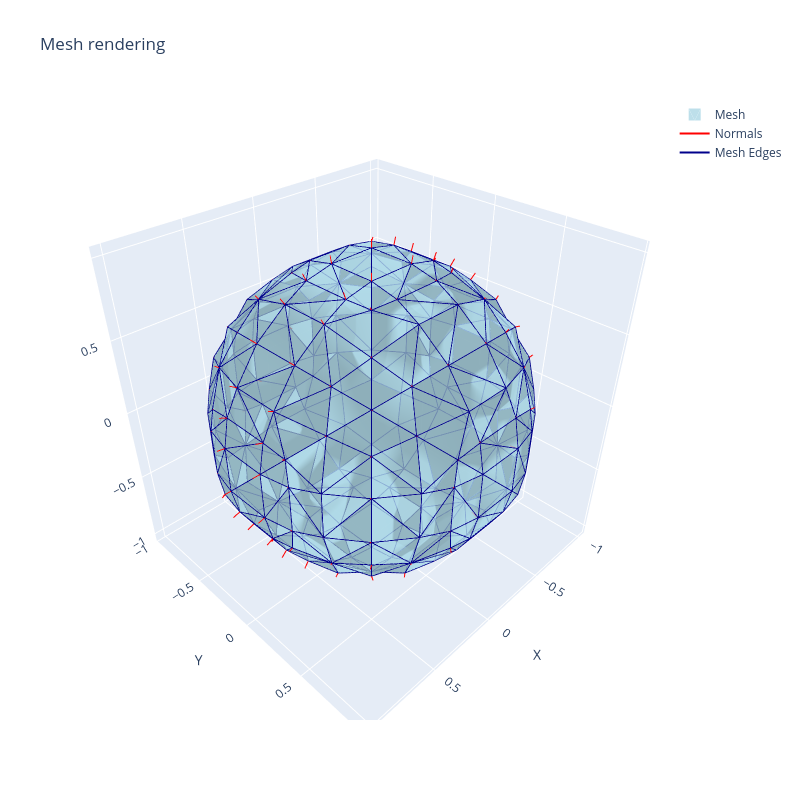

This figure's notebook cell:
### Code cell
util.visualize_mesh(final_mesh, plot_normals=True, plot_wireframe=True)

### Figure 1 — Plotly figure (JSON) as saved in the notebook; plotly's stock layout.template omitted (floating-point values rounded to 4 significant figures; data arrays with more than 128 entries replaced by an {"elided": "..."} marker saying what was removed)
{"data": [{"color": "lightblue", "i": {"elided": "444 int values"}, "j": {"elided": "444 int values"}, "k": {"elided": "444 int values"}, "name": "Mesh", "opacity": 0.8, "showlegend": true, "type": "mesh3d", "x": {"elided": "224 float values"}, "y": {"elided": "224 float values"}, "z": {"elided": "224 float values"}}, {"line": {"color": "red", "width": 2}, "mode": "lines", "name": "Normals", "type": "scatter3d", "x": {"elided": "672 float values"}, "y": {"elided": "672 float values"}, "z": {"elided": "672 float values"}}, {"line": {"color": "darkblue", "width": 2}, "mode": "lines", "name": "Mesh Edges", "showlegend": true, "type": "scatter3d", "x": {"elided": "3996 float values"}, "y": {"elided": "3996 float values"}, "z": {"elided": "3996 float values"}}], "layout": {"height": 800, "scene": {"aspectmode": "data", "xaxis": {"title": {"text": "X"}}, "yaxis": {"title": {"text": "Y"}}, "zaxis": {"title": {"text": "Z"}}}, "title": {"text": "Mesh rendering"}, "width": 800}}
